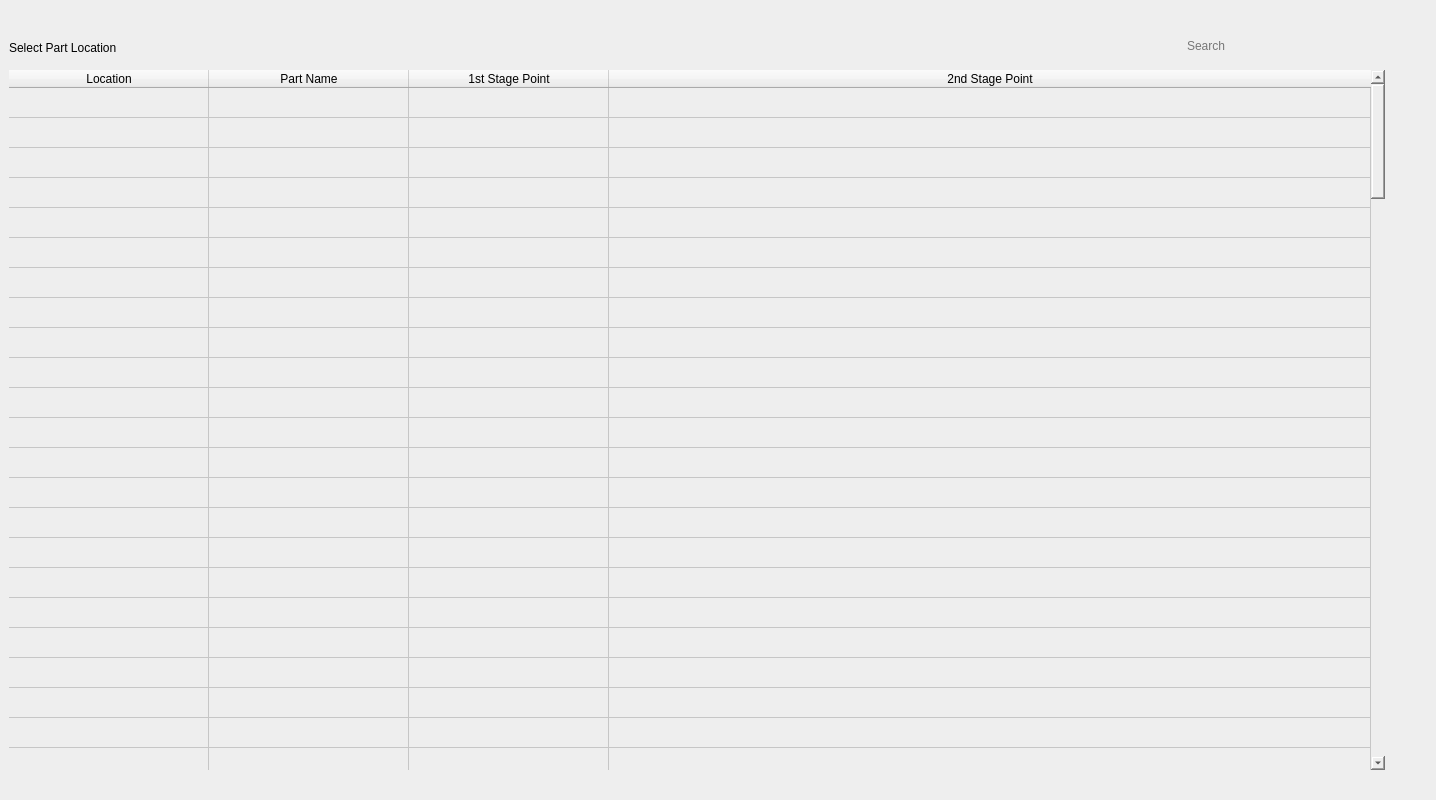
<?xml version="1.0" encoding="UTF-8"?>
<ui version="4.0">
 <class>MainWindow</class>
 <widget class="QMainWindow" name="MainWindow">
  <property name="geometry">
   <rect>
    <x>0</x>
    <y>0</y>
    <width>1436</width>
    <height>800</height>
   </rect>
  </property>
  <property name="windowTitle">
   <string>MainWindow</string>
  </property>
  <property name="styleSheet">
   <string notr="true">background-color: rgb(238, 238, 238);</string>
  </property>
  <widget class="QWidget" name="centralwidget">
   <layout class="QGridLayout" name="gridLayout">
    <item row="0" column="0">
     <layout class="QVBoxLayout" name="verticalLayout">
      <item>
       <layout class="QHBoxLayout" name="horizontalLayout_3">
        <item>
         <widget class="QLabel" name="label">
          <property name="minimumSize">
           <size>
            <width>185</width>
            <height>24</height>
           </size>
          </property>
          <property name="maximumSize">
           <size>
            <width>185</width>
            <height>21</height>
           </size>
          </property>
          <property name="styleSheet">
           <string notr="true">font: 14pt &quot;Roboto Condensed&quot;;
</string>
          </property>
          <property name="text">
           <string>Select Part Location</string>
          </property>
         </widget>
        </item>
        <item>
         <spacer name="horizontalSpacer_3">
          <property name="orientation">
           <enum>Qt::Horizontal</enum>
          </property>
          <property name="sizeHint" stdset="0">
           <size>
            <width>40</width>
            <height>20</height>
           </size>
          </property>
         </spacer>
        </item>
        <item>
         <widget class="QFrame" name="frame_2">
          <property name="minimumSize">
           <size>
            <width>200</width>
            <height>34</height>
           </size>
          </property>
          <property name="maximumSize">
           <size>
            <width>105</width>
            <height>34</height>
           </size>
          </property>
          <property name="frameShape">
           <enum>QFrame::NoFrame</enum>
          </property>
          <property name="frameShadow">
           <enum>QFrame::Raised</enum>
          </property>
          <widget class="QLineEdit" name="lineEdit">
           <property name="geometry">
            <rect>
             <x>0</x>
             <y>0</y>
             <width>200</width>
             <height>32</height>
            </rect>
           </property>
           <property name="minimumSize">
            <size>
             <width>200</width>
             <height>32</height>
            </size>
           </property>
           <property name="maximumSize">
            <size>
             <width>100</width>
             <height>32</height>
            </size>
           </property>
           <property name="toolTip">
            <string extracomment="Search Bar">&lt;html&gt;&lt;head/&gt;&lt;body&gt;&lt;p&gt;Search Bar&lt;/p&gt;&lt;/body&gt;&lt;/html&gt;</string>
           </property>
           <property name="styleSheet">
            <string notr="true">border-image: url(:/images/final_assets/Secondary_btn/exp_db.png);</string>
           </property>
           <property name="text">
            <string/>
           </property>
           <property name="frame">
            <bool>false</bool>
           </property>
           <property name="placeholderText">
            <string>Search</string>
           </property>
          </widget>
          <widget class="QPushButton" name="pushButton_4">
           <property name="geometry">
            <rect>
             <x>164</x>
             <y>0</y>
             <width>36</width>
             <height>31</height>
            </rect>
           </property>
           <property name="minimumSize">
            <size>
             <width>36</width>
             <height>31</height>
            </size>
           </property>
           <property name="maximumSize">
            <size>
             <width>31</width>
             <height>31</height>
            </size>
           </property>
           <property name="styleSheet">
            <string notr="true">border-image: url(:/images/final_assets/Search_bar/searchIcon.png);</string>
           </property>
           <property name="text">
            <string/>
           </property>
           <property name="flat">
            <bool>true</bool>
           </property>
          </widget>
         </widget>
        </item>
       </layout>
      </item>
      <item>
       <layout class="QHBoxLayout" name="horizontalLayout_5">
        <item>
         <widget class="QTableWidget" name="tableWidget_2">
          <property name="minimumSize">
           <size>
            <width>650</width>
            <height>100</height>
           </size>
          </property>
          <property name="maximumSize">
           <size>
            <width>1500</width>
            <height>700</height>
           </size>
          </property>
          <property name="focusPolicy">
           <enum>Qt::ClickFocus</enum>
          </property>
          <property name="styleSheet">
           <string notr="true">font: 25 16pt &quot;Roboto [GOOG]&quot;;</string>
          </property>
          <property name="frameShape">
           <enum>QFrame::NoFrame</enum>
          </property>
          <property name="frameShadow">
           <enum>QFrame::Plain</enum>
          </property>
          <property name="midLineWidth">
           <number>2</number>
          </property>
          <property name="horizontalScrollBarPolicy">
           <enum>Qt::ScrollBarAsNeeded</enum>
          </property>
          <property name="editTriggers">
           <set>QAbstractItemView::NoEditTriggers</set>
          </property>
          <property name="selectionMode">
           <enum>QAbstractItemView::SingleSelection</enum>
          </property>
          <property name="selectionBehavior">
           <enum>QAbstractItemView::SelectRows</enum>
          </property>
          <property name="showGrid">
           <bool>true</bool>
          </property>
          <property name="gridStyle">
           <enum>Qt::SolidLine</enum>
          </property>
          <property name="rowCount">
           <number>128</number>
          </property>
          <property name="columnCount">
           <number>4</number>
          </property>
          <attribute name="horizontalHeaderVisible">
           <bool>true</bool>
          </attribute>
          <attribute name="horizontalHeaderCascadingSectionResizes">
           <bool>true</bool>
          </attribute>
          <attribute name="horizontalHeaderDefaultSectionSize">
           <number>200</number>
          </attribute>
          <attribute name="horizontalHeaderMinimumSectionSize">
           <number>82</number>
          </attribute>
          <attribute name="horizontalHeaderStretchLastSection">
           <bool>true</bool>
          </attribute>
          <attribute name="verticalHeaderVisible">
           <bool>false</bool>
          </attribute>
          <attribute name="verticalHeaderDefaultSectionSize">
           <number>30</number>
          </attribute>
          <attribute name="verticalHeaderMinimumSectionSize">
           <number>30</number>
          </attribute>
          <attribute name="verticalHeaderStretchLastSection">
           <bool>true</bool>
          </attribute>
          <row/>
          <row/>
          <row/>
          <row/>
          <row/>
          <row/>
          <row/>
          <row/>
          <row/>
          <row/>
          <row/>
          <row/>
          <row/>
          <row/>
          <row/>
          <row/>
          <row/>
          <row/>
          <row/>
          <row/>
          <row/>
          <row/>
          <row/>
          <row/>
          <row/>
          <row/>
          <row/>
          <row/>
          <row/>
          <row/>
          <row/>
          <row/>
          <row/>
          <row/>
          <row/>
          <row/>
          <row/>
          <row/>
          <row/>
          <row/>
          <row/>
          <row/>
          <row/>
          <row/>
          <row/>
          <row/>
          <row/>
          <row/>
          <row/>
          <row/>
          <row/>
          <row/>
          <row/>
          <row/>
          <row/>
          <row/>
          <row/>
          <row/>
          <row/>
          <row/>
          <row/>
          <row/>
          <row/>
          <row/>
          <row/>
          <row/>
          <row/>
          <row/>
          <row/>
          <row/>
          <row/>
          <row/>
          <row/>
          <row/>
          <row/>
          <row/>
          <row/>
          <row/>
          <row/>
          <row/>
          <row/>
          <row/>
          <row/>
          <row/>
          <row/>
          <row/>
          <row/>
          <row/>
          <row/>
          <row/>
          <row/>
          <row/>
          <row/>
          <row/>
          <row/>
          <row/>
          <row/>
          <row/>
          <row/>
          <row/>
          <row/>
          <row/>
          <row/>
          <row/>
          <row/>
          <row/>
          <row/>
          <row/>
          <row/>
          <row/>
          <row/>
          <row/>
          <row/>
          <row/>
          <row/>
          <row/>
          <row/>
          <row/>
          <row/>
          <row/>
          <row/>
          <row/>
          <row/>
          <row/>
          <row/>
          <row/>
          <row/>
          <row/>
          <column>
           <property name="text">
            <string>Location</string>
           </property>
           <property name="font">
            <font>
             <weight>50</weight>
             <bold>false</bold>
            </font>
           </property>
           <property name="textAlignment">
            <set>AlignHCenter|AlignVCenter|AlignCenter</set>
           </property>
           <property name="background">
            <color>
             <red>188</red>
             <green>188</green>
             <blue>188</blue>
            </color>
           </property>
          </column>
          <column>
           <property name="text">
            <string>Part Name</string>
           </property>
           <property name="font">
            <font>
             <weight>50</weight>
             <bold>false</bold>
            </font>
           </property>
           <property name="textAlignment">
            <set>AlignHCenter|AlignVCenter|AlignCenter</set>
           </property>
           <property name="background">
            <color>
             <red>180</red>
             <green>180</green>
             <blue>180</blue>
            </color>
           </property>
          </column>
          <column>
           <property name="text">
            <string>1st Stage Point</string>
           </property>
           <property name="font">
            <font>
             <weight>50</weight>
             <bold>false</bold>
            </font>
           </property>
           <property name="textAlignment">
            <set>AlignHCenter|AlignVCenter|AlignCenter</set>
           </property>
           <property name="background">
            <color>
             <red>195</red>
             <green>195</green>
             <blue>195</blue>
            </color>
           </property>
          </column>
          <column>
           <property name="text">
            <string>2nd Stage Point</string>
           </property>
           <property name="font">
            <font>
             <weight>50</weight>
             <bold>false</bold>
            </font>
           </property>
           <property name="textAlignment">
            <set>AlignHCenter|AlignVCenter|AlignCenter</set>
           </property>
           <property name="background">
            <color>
             <red>185</red>
             <green>185</green>
             <blue>185</blue>
            </color>
           </property>
          </column>
         </widget>
        </item>
       </layout>
      </item>
     </layout>
    </item>
    <item row="0" column="1">
     <layout class="QVBoxLayout" name="verticalLayout_2">
      <item>
       <widget class="QPushButton" name="pushButton">
        <property name="minimumSize">
         <size>
          <width>36</width>
          <height>36</height>
         </size>
        </property>
        <property name="maximumSize">
         <size>
          <width>36</width>
          <height>36</height>
         </size>
        </property>
        <property name="focusPolicy">
         <enum>Qt::NoFocus</enum>
        </property>
        <property name="styleSheet">
         <string notr="true">background-image: url(:/images/final_assets/Slide_Page/nxt_normal.png);</string>
        </property>
        <property name="text">
         <string/>
        </property>
        <property name="flat">
         <bool>true</bool>
        </property>
       </widget>
      </item>
     </layout>
    </item>
   </layout>
  </widget>
 </widget>
 <resources>
  <include location="resource.qrc"/>
 </resources>
 <connections/>
</ui>
